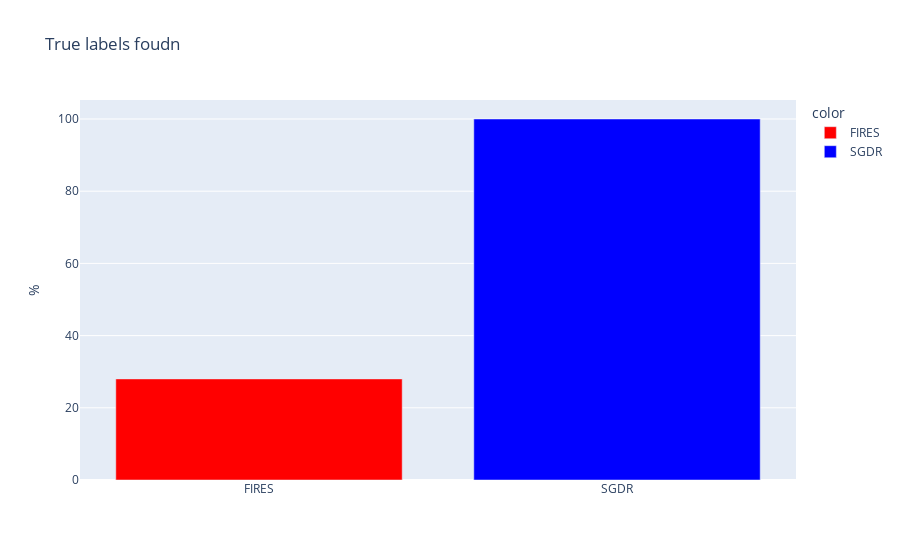

Notebook code cell kept with this figure:
### Code cell
if check_ftrs:
    col_names = ["FIRES","SGDR"]
    values = [fires_perc_ftr_found, sgdr_perc_ftr_found ]
    fig = px.bar(x=col_names, y=values, title="True labels foudn", labels={"y":"%", "x":""}, color=col_names, color_discrete_map={'FIRES': 'red', "SGDR": "blue"})
    fig.show()

### Figure 1 — Plotly figure (JSON) as saved in the notebook; plotly's stock layout.template omitted (floating-point values rounded to 4 significant figures)
{"data": [{"alignmentgroup": "True", "hovertemplate": "color=FIRES<br>=%{x}<br>%=%{y}<extra></extra>", "legendgroup": "FIRES", "marker": {"color": "red"}, "name": "FIRES", "offsetgroup": "FIRES", "orientation": "v", "showlegend": true, "textposition": "auto", "type": "bar", "x": ["FIRES"], "xaxis": "x", "y": [28.0], "yaxis": "y"}, {"alignmentgroup": "True", "hovertemplate": "color=SGDR<br>=%{x}<br>%=%{y}<extra></extra>", "legendgroup": "SGDR", "marker": {"color": "blue"}, "name": "SGDR", "offsetgroup": "SGDR", "orientation": "v", "showlegend": true, "textposition": "auto", "type": "bar", "x": ["SGDR"], "xaxis": "x", "y": [100], "yaxis": "y"}], "layout": {"barmode": "relative", "legend": {"title": {"text": "color"}, "tracegroupgap": 0}, "title": {"text": "True labels foudn"}, "xaxis": {"anchor": "y", "domain": [0, 1], "title": {"text": ""}}, "yaxis": {"anchor": "x", "domain": [0, 1], "title": {"text": "%"}}}}
